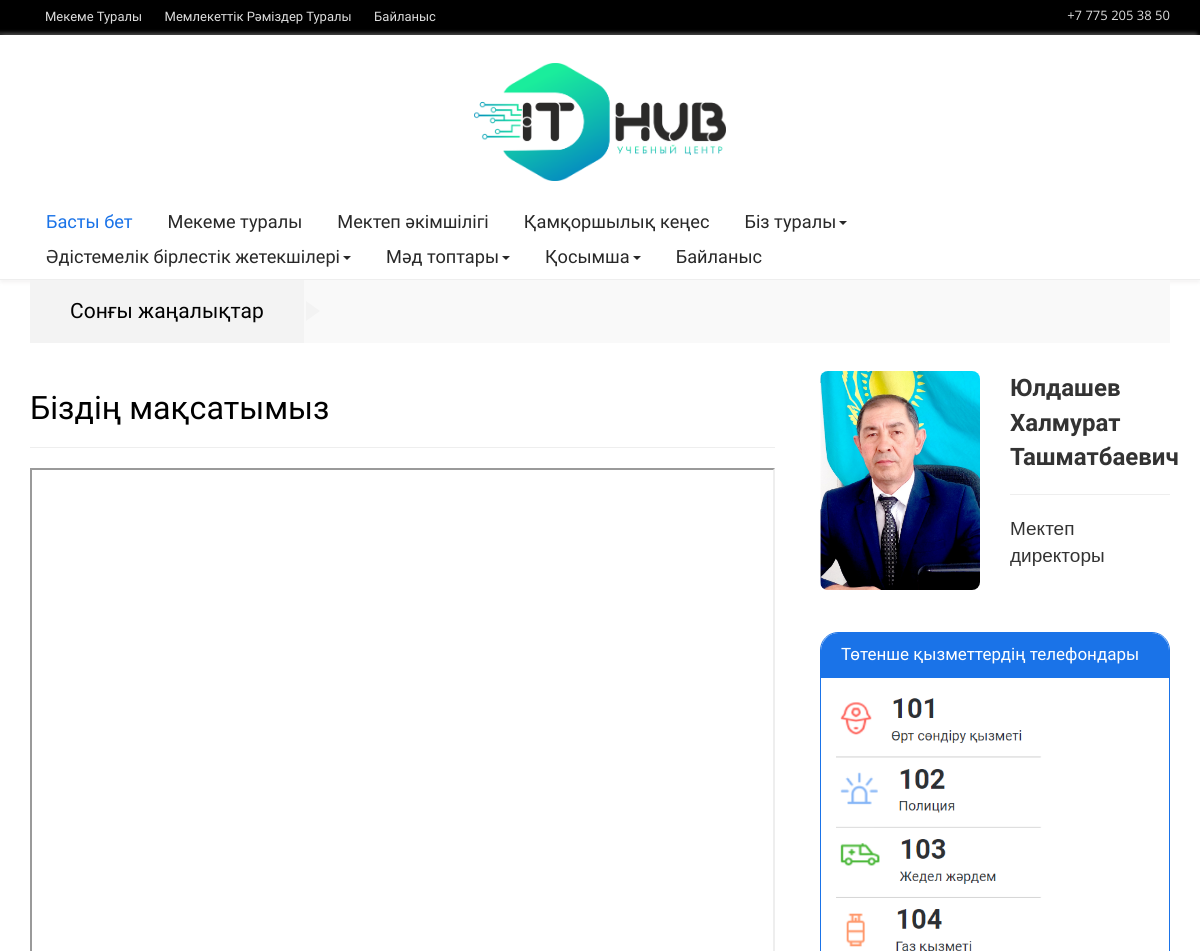
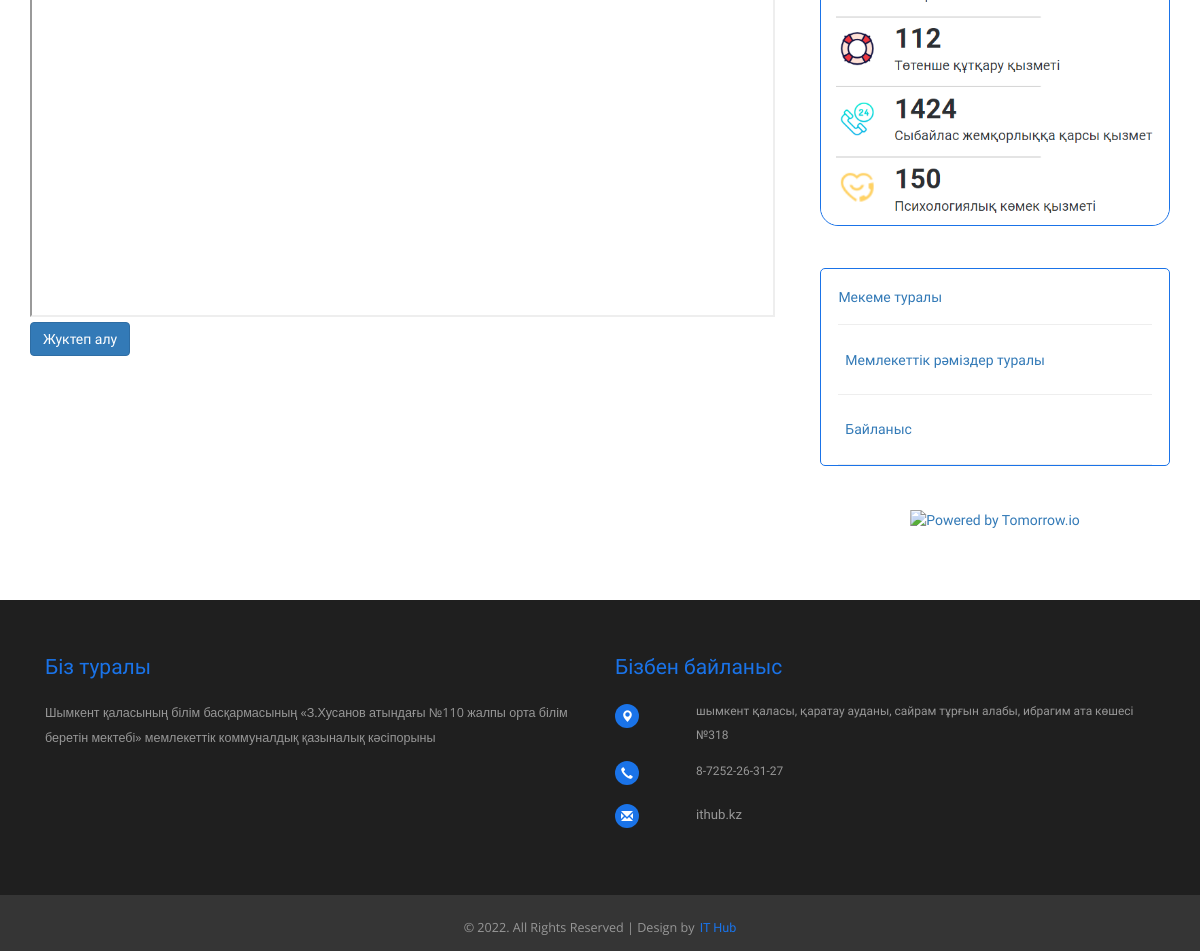
Screenshot of /doc/1/ with the database file from the repository (2 pictures, top to bottom).
### main/models.py (models this page shows, shortened)
class Info(models.Model):
    phone = models.CharField(max_length=200,blank=True)
    logotip = models.ImageField(upload_to='upload', blank=True)
    email = models.CharField(max_length=300, blank=True)
    whatsapp = models.CharField(max_length=300, blank=True)

class Category(models.Model):
    title = models.CharField(max_length=200, blank=True)
    parent = models.ForeignKey("Category", on_delete=models.CASCADE, null=True, blank=True)
    level = models.IntegerField(blank=True, default=0)

class Doc(models.Model):
    title = models.CharField(max_length=200, blank=True)
    category = models.ForeignKey("Category", on_delete=models.CASCADE)
    level = models.IntegerField(blank=True, default=0)
    mini_description = models.TextField(blank=True)
    date = models.DateField(blank=True,null=True)
    doc = models.FileField(upload_to='file', blank=True)

### main/views.py (the view)
# urls.py: path('doc/<int:doc_id>/', docHandler),
def docHandler(request, doc_id):
    categories = Category.objects.all()
    news = News.objects.filter(status=0)
    info = Info.objects.all()[:1]
    active_doc = Doc.objects.get(id=doc_id)
    return render(request, 'doc.html', {
        'categories': categories,
        'news': news,
        'info': info,
        'active_doc': active_doc,
    })

### templates/doc.html (shortened to what this page needs)
{% extends 'base.html' %}
    {% block content %}
			<div class="col-md-8 content-left">
				<div class="about">
					<br>
					<h2 class="head">{{ active_doc.title }}</h2><hr>
                    <div>
						<iframe src="/media/{{ active_doc.doc }}" width="100%" height="800px"></iframe>
                    </div>
					<button class="btn btn-primary"><a style="color: #fff; text-decoration:none;" href="/media/{{active_doc.doc}}" download="">Жуктеп алу</a></button>
				</div>
			</div>
{% endblock %}

### templates/base.html (shortened to what this page needs)
<!DOCTYPE html>
<html>
<head>
<link href="/static/css/bootstrap.css" rel='stylesheet' type='text/css' />
<link href="/static/css/style.css" rel="stylesheet" type="text/css" media="all" />
</head>
<body>
	<div class="header">
		<div class="header-top">
			<div class="wrap">
				<div class="top-menu">
					<ul>
						<li><a href="/about">Мекеме туралы</a></li>
						<li><a href="/ramizder">Мемлекеттік рәміздер туралы</a></li>
						<li><a href="/contact">Байланыс</a></li>
					</ul>
				</div>
				{% for i in info %}
				<div class="num">
					<p>{% if i.phone %}{{ i.phone }} {% else %}+7 775 205 38 50 {% endif %}</p>
				</div>
				{% endfor %}
				<div class="clearfix"></div>
			</div>
		</div>
		<div class="header-bottom">
			{% for i in info %}
			<div class="logo text-center">
				<a href="/"><img width="10%" src="/media/{{ i.logotip }}" alt="" /></a>
			</div>
			{% endfor %}
			<div class="navigation">
				<nav class="navbar navbar-default" role="navigation">
		   <div class="wrap">
			<div class="collapse navbar-collapse" id="bs-example-navbar-collapse-1">
				<ul class="nav navbar-nav">
					 <li class="active"><a href="/">Басты бет</a></li>
					<li ><a href="/about">Мекеме туралы</a></li>
					<li ><a href="/ustaz">Мектеп әкімшілігі</a></li>
					{% for cat in categories %}
						{% if not cat.parent %}
				    <li class="dropdown">
						<a {% if cat.level == 1 %} href="/catalog/{{ cat.id }}"{% endif %} {% if cat.level == 0 %} class="dropdown-toggle" data-toggle="dropdown" {% endif %}>{{ cat.title }}{% if cat.level == 0 %}<b class="caret"></b>{% endif %}</a>
					  </li>
						{% endif %}
					{% endfor %}
					<li><a href="/contact">Байланыс</a></li>
					<div class="clearfix"></div>
				</ul>
					<div class="clearfix"></div>
				</div>
			</div>
			</div>
		</div>
	</div>
	<div class="wrap">
		<div class="move-text">
			<div class="breaking_news">
				<h2>Сонғы жаңалықтар</h2>
			</div>
			<div class="marquee">
			</div>
			<div class="clearfix"></div>
		</div>
	</div>
	<div class="main-body">
		<div class="wrap ">
              {% block content %}
        {% endblock %}
			{% if page != 'contact'%}
			<div class="col-md-4 side-bar">
			<div class="secound_half" >
				<div class="row">
					<div class="col-md-6">
						<a href="single.html"><img src="/static/images/direc.png" width="100%" style="border-radius:8px" alt="" /></a>
					</div>
					<div class="col-md-6">
						<b class="pp-title" style="font-size:24px"> Юлдашев <br>Халмурат <br>Ташматбаевич</b>
						<hr>
						<p style="font-size:19px">Мектеп директоры </p>
					</div>
					<div class="clearfix"></div>
				</div>
			</div>
			<div class="first_half" >
				<div class="list_vertical">
					<section class="accordation_menu">
					  <div style="border-radius: 18px;border: 0.5px solid #1a73e8;">
					   <label for="label-1" id="item1" style="    border-radius: 17.5px 17.5px 0 0;">Төтенше қызметтердің телефондары</label>
						<div class="" id="a1">
							<img src="/static/images/qwer.png" width="100%" style="border-radius:0 0 18px 18px;">
					  </div>
					</section>
				</div>
			</div>
			<div class="first_half" >
				<div class="list_vertical">
					<section class="accordation_menu">
					  <div style="border-radius: 5px;border: 0.5px solid #1a73e8;">
					   <div class="" id="a1">
						   <p style="margin:5%;" ><a href="/about">Мекеме туралы</a></p>
						   <hr style="width:90%;margin:0 auto;">
						   <p style="margin:7%;" ><a href="/ramizder">Мемлекеттік рәміздер туралы</a></p>
						   <hr style="width:90%;margin:0 auto;">
						   <p style="margin:7%;" ><a href="/contact">Байланыс</a></p>
						   <hr style="width:90%;margin:0 auto;">
					  </div>
					</section>
				</div>
			</div>
					 <div class="secound_half" >
        <div class="tomorrow"
           data-location-id="065646"
           data-language="RU"
           data-unit-system="METRIC"
           data-skin="light"
           data-widget-type="upcoming"
           style="padding-bottom:22px;position:relative;"
        >
          <a
            href="https://www.tomorrow.io/weather/"
            rel="nofollow noopener noreferrer"
            target="_blank"
            style="position: absolute; bottom: 0; transform: translateX(-50%); left: 50%;"
          >
            <img
              alt="Powered by Tomorrow.io"
              src="https://weather-website-client.tomorrow.io/img/powered-by-tomorrow.svg"
              width="140"
              height="15"
            />
          </a>
        </div>
					 </div>
			</div>
		</div>
			{% endif %}
	</div>
	<div class="footer">
		<div class="footer-top">
			<div class="wrap">
				<div class="col-md-6 col-xs-6 col-sm-4 footer-grid">
					<h4 class="footer-head">Біз туралы</h4>
					<p>Шымкент қаласының білім басқармасының
«З.Хусанов атындағы №110 жалпы орта білім беретін мектебі»
мемлекеттік коммуналдық қазыналық кәсіпорыны</p>
					</div>
				<div class="col-md-6 col-xs-12 footer-grid">
					<h4 class="footer-head">Бізбен байланыс</h4>
					<address>
						<ul class="location">
							<li><span class="glyphicon glyphicon-map-marker"></span></li>
							<li>Шымкент қаласы, Қаратау ауданы, Сайрам тұрғын алабы, Ибрагим ата көшесі №318</li>
							<div class="clearfix"></div>
						</ul>
						<ul class="location">
							<li><span class="glyphicon glyphicon-earphone"></span></li>
							<li>8-7252-26-31-27</li>
							<div class="clearfix"></div>
						</ul>
						<ul class="location">
							<li><span class="glyphicon glyphicon-envelope"></span></li>
							<li><a href="https://ithub.kz/">IThub.kz</a></li>
							<div class="clearfix"></div>
						</ul>
					</address>
				</div>
				<div class="clearfix"></div>
			</div>
		</div>
		<div class="footer-bottom">
			<div class="wrap">
				<div class="copyrights col-md-12" >
					<p style="text-align:center"> © 2022. All Rights Reserved | Design by  <a href="https://ithub.kz/"> IT Hub</a></p>
				</div>
				<div class="clearfix"></div>
			</div>
		</div>
	</div>
</body>
</html>

### rows the page displays
Info: phone "+7 775 205 38 50", logotip (picture)
Category: title "Қамқоршылық кеңес"
Category: title "Біз туралы", level 0 (drawn)
Category: title "Әдістемелік бірлестік жетекшілері", level 0 (drawn)
Category: title "Мәд топтары", level 0 (drawn)
Category: title "Қосымша", level 0 (drawn)
Doc: title "Біздің мақсатымыз"
